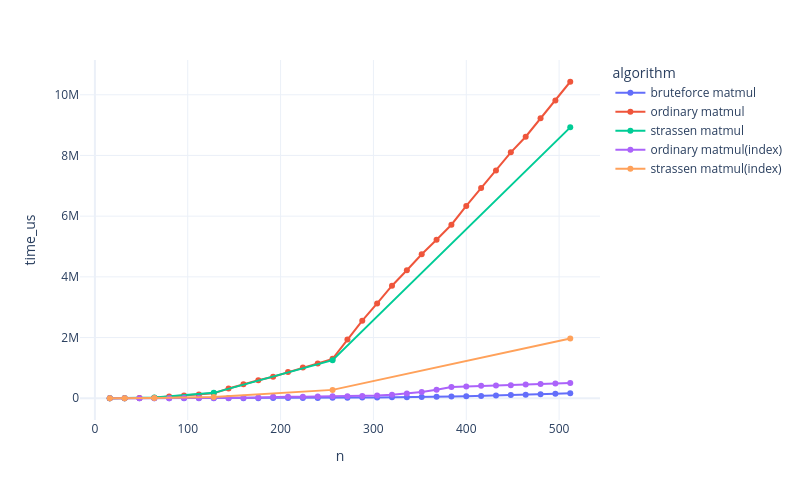

This figure's notebook cell:
### Code cell
fig = px.line(df,
              x='n',
              y='time_us',
              color='algorithm',
              markers=True)
fig.show()

### Figure 1 — Plotly figure (JSON) as saved in the notebook; plotly's stock layout.template omitted (floating-point values rounded to 4 significant figures)
{"data": [{"hovertemplate": "algorithm=bruteforce matmul<br>n=%{x}<br>time_us=%{y}<extra></extra>", "legendgroup": "bruteforce matmul", "line": {"color": "#636efa", "dash": "solid"}, "marker": {"symbol": "circle"}, "mode": "lines+markers", "name": "bruteforce matmul", "orientation": "v", "showlegend": true, "type": "scatter", "x": [16, 32, 48, 64, 80, 96, 112, 128, 144, 160, 176, 192, 208, 224, 240, 256, 272, 288, 304, 320, 336, 352, 368, 384, 400, 416, 432, 448, 464, 480, 496, 512], "xaxis": "x", "y": [3, 24, 77, 181, 393, 668, 1049, 1547, 2168, 3029, 3929, 5108, 6612, 8945, 10987, 13294, 17275, 23286, 26836, 28962, 34668, 41651, 49163, 57418, 66903, 77497, 90357, 103930, 115848, 131278, 148306, 168194], "yaxis": "y"}, {"hovertemplate": "algorithm=ordinary matmul<br>n=%{x}<br>time_us=%{y}<extra></extra>", "legendgroup": "ordinary matmul", "line": {"color": "#EF553B", "dash": "solid"}, "marker": {"symbol": "circle"}, "mode": "lines+markers", "name": "ordinary matmul", "orientation": "v", "showlegend": true, "type": "scatter", "x": [16, 32, 48, 64, 80, 96, 112, 128, 144, 160, 176, 192, 208, 224, 240, 256, 272, 288, 304, 320, 336, 352, 368, 384, 400, 416, 432, 448, 464, 480, 496, 512], "xaxis": "x", "y": [309, 2477, 11003, 19946, 57477, 88557, 126133, 161678, 319907, 461712, 591897, 709170, 863361, 1009850, 1148245, 1298183, 1935449, 2557321, 3125577, 3708155, 4218760, 4742520, 5224468, 5717414, 6337418, 6927658, 7500830, 8102450, 8617542, 9229712, 9814943, 10428734], "yaxis": "y"}, {"hovertemplate": "algorithm=strassen matmul<br>n=%{x}<br>time_us=%{y}<extra></extra>", "legendgroup": "strassen matmul", "line": {"color": "#00cc96", "dash": "solid"}, "marker": {"symbol": "circle"}, "mode": "lines+markers", "name": "strassen matmul", "orientation": "v", "showlegend": true, "type": "scatter", "x": [16, 32, 64, 128, 256, 512], "xaxis": "x", "y": [518, 3617, 25532, 177877, 1253697, 8926402], "yaxis": "y"}, {"hovertemplate": "algorithm=ordinary matmul(index)<br>n=%{x}<br>time_us=%{y}<extra></extra>", "legendgroup": "ordinary matmul(index)", "line": {"color": "#ab63fa", "dash": "solid"}, "marker": {"symbol": "circle"}, "mode": "lines+markers", "name": "ordinary matmul(index)", "orientation": "v", "showlegend": true, "type": "scatter", "x": [16, 32, 48, 64, 80, 96, 112, 128, 144, 160, 176, 192, 208, 224, 240, 256, 272, 288, 304, 320, 336, 352, 368, 384, 400, 416, 432, 448, 464, 480, 496, 512], "xaxis": "x", "y": [15, 122, 725, 976, 1816, 5766, 6660, 7788, 9607, 14476, 25761, 46167, 50784, 53419, 58556, 62424, 69210, 77099, 92709, 116093, 155617, 206753, 278853, 371202, 388907, 409195, 418489, 429862, 452479, 472296, 488589, 502296], "yaxis": "y"}, {"hovertemplate": "algorithm=strassen matmul(index)<br>n=%{x}<br>time_us=%{y}<extra></extra>", "legendgroup": "strassen matmul(index)", "line": {"color": "#FFA15A", "dash": "solid"}, "marker": {"symbol": "circle"}, "mode": "lines+markers", "name": "strassen matmul(index)", "orientation": "v", "showlegend": true, "type": "scatter", "x": [16, 32, 64, 128, 256, 512], "xaxis": "x", "y": [111, 783, 5516, 38996, 275940, 1965623], "yaxis": "y"}], "layout": {"height": 500, "legend": {"title": {"text": "algorithm"}, "tracegroupgap": 0}, "margin": {"t": 60}, "width": 800, "xaxis": {"anchor": "y", "domain": [0, 1], "title": {"text": "n"}}, "yaxis": {"anchor": "x", "domain": [0, 1], "title": {"text": "time_us"}}}}
